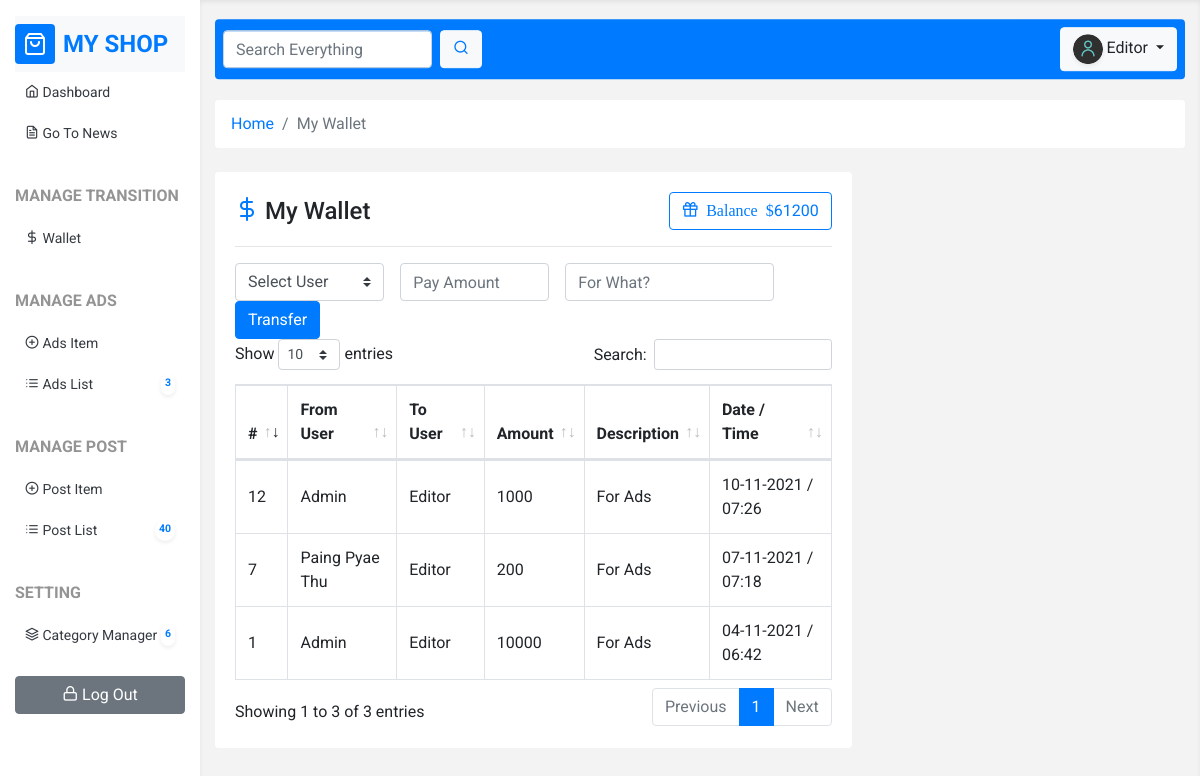
The app's page /wallet.php (signed in) with its own data.
### tables this page shows
CREATE TABLE `users` (
  `id` int(11) NOT NULL,
  `name` varchar(50) NOT NULL,
  `email` varchar(50) NOT NULL,
  `password` varchar(255) NOT NULL,
  `role` enum('0','1','2') NOT NULL DEFAULT '2',
  `photo` varchar(255) NOT NULL DEFAULT 'default.png',
  `money` bigint(20) NOT NULL DEFAULT 0,
  `created_at` timestamp NOT NULL DEFAULT current_timestamp()
);

CREATE TABLE `transition` (
  `id` int(11) NOT NULL,
  `from_user` int(11) NOT NULL,
  `to_user` int(11) NOT NULL,
  `amount` double NOT NULL,
  `description` varchar(255) NOT NULL,
  `created_at` timestamp NOT NULL DEFAULT current_timestamp()
);

### core/base.php (called while the page is built, shortened)
<?php
$url = "http://{$_SERVER['HTTP_HOST']}/web-dev(mmsit)/blog/sample_blog(Pure_PHP)";

### core/functions.php (called while the page is built, shortened)
<?php
function fetch($sql){
   global $conn;
   $query = mysqli_query($conn, $sql);
   $row = mysqli_fetch_assoc($query);
   return $row;
}
function fetchAll($sql){
   global $conn;
   $query = mysqli_query($conn, $sql);
   $rows = [];
   while ($row = mysqli_fetch_assoc($query)){
      array_push($rows,$row);
   }
   return $rows;
}
function user($id){
   $sql = "SELECT * FROM users WHERE id = $id";
   return fetch($sql);
}
function transitions(){
   $userId = $_SESSION['user']['id'];
   if ($_SESSION['user']['role'] == 0){
      $sql = "SELECT * FROM transition";
   }else {
      $sql = "SELECT * FROM transition WHERE from_user = $userId OR to_user = $userId";
   }
   return fetchAll($sql);
}

### wallet.php (the view, shortened to what this page needs)
<?php include "template/header.php"; ?>
   <div class="row">
      <div class="col-12">
         <nav aria-label="breadcrumb">
            <ol class="breadcrumb bg-white mb-4">
               <li class="breadcrumb-item"><a href="<?php echo $url; ?>/dashboard.php">Home</a></li>
               <li class="breadcrumb-item active" aria-current="page">My Wallet</li>
            </ol>
         </nav>
      </div>
   </div>
   <div class="row">
      <div class="col-12 col-xl-8">
         <div class="card mb-4">
            <div class="card-body">
               <div class="d-flex justify-content-between align-items-center">
                  <h4 class="mb-0">
                     <i class="feather-dollar-sign text-primary"></i> My Wallet
                  </h4>
                  <a href="#" class="btn btn-outline-primary full-screen-btn">
                     <i class="feather-gift"> Balance $</i><?php echo user($_SESSION['user']['id'])['money'];?>
                  </a>
               </div>
               <hr>
               <form method="post">
                  <div class="form-inline">
                     <select name="to_user" id="" class="custom-select mr-3 w-25">
                        <option value="0" selected disabled>Select User</option>
                     </select>
                     <input type="number" class="form-control mr-3 w-25" name="amount" min="100" max="<?php echo user($_SESSION['user']['id'])['money'];?>" placeholder="Pay Amount">
                     <input type="text" class="form-control mr-3" name="description" placeholder="For What?">
                     <button class="btn btn-primary" name="payNow">Transfer</button>
                  </div>
               </form>
							<table class="table table-hover table-bordered mt-3 mb-0">
								<thead>
								<tr>
									<th>#</th>
									<th>From User</th>
									<th>To User</th>
									<th>Amount</th>
									<th>Description</th>
									<th>Date / Time</th>
								</tr>
								</thead>
								<tbody>
                <?php foreach (transitions() as $transition){ ?>
									 <tr>
										 <td><?php echo $transition['id'];?></td>
										 <td><?php echo user($transition['from_user'])['name'];?></td>
										 <td><?php echo user($transition['to_user'])['name'];?></td>
										 <td><?php echo $transition['amount'];?></td>
										 <td><?php echo $transition['description'];?></td>
										 <td><?php echo date("d-m-Y / h:i",strtotime($transition['created_at']));?></td>
									 </tr>
                <?php } ?>
								</tbody>
							</table>
            </div>
         </div>
      </div>
   </div>
<?php include "template/footer.php"; ?>

### assets/css/style.css (style rules this page uses)
* { font-family: 'Roboto', sans-serif; }
:root { --primary-soft: #f3f3f3; }
.card { border:none; }
.table tr td { vertical-align: middle !important; }

### records on screen
users: money "61200"
transition: id "1", from_user.name "Admin", to_user.name "Editor", amount "10000", description "For Ads", created_at "04-11-2021 / 06:42"
transition: id "7", from_user.name "Paing Pyae Thu", to_user.name "Editor", amount "200", description "For Ads", created_at "07-11-2021 / 07:18"
transition: id "12", from_user.name "Admin", to_user.name "Editor", amount "1000", description "For Ads", created_at "10-11-2021 / 07:26"

### other values on screen
countTotal('ads') "3"
countTotal('posts') "40"
countTotal('categories') "6"
$_SESSION['user']['name'] "Editor"
